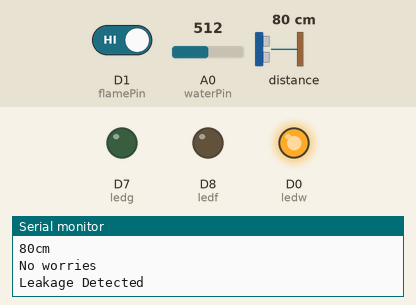
Bench run of a sketch on a simulated ESP8266 (NodeMCU). Parts: output pins drawn as LEDs (lit = HIGH), the last lines printed to the serial monitor. Wiring (inferred from the names in the program): ultrasonic range finder: trigger D4; echo D3. The inputs (shaded band) are chosen by the test bench; at power-on: A0 (waterPin) = 512, distance to the obstacle 80 cm, D1 (flamePin) HIGH. The echo pulse lasts 58.3 µs per cm; WiFi joins after 1.5 s; servers stay silent unless stated; pins used as bus, display or sensor lines are not drawn.

Above: at 7.9 s.
8.0 s: A0 (waterPin) set to 12
15.9 s: A0 (waterPin) set to 9
At 22.5 s:
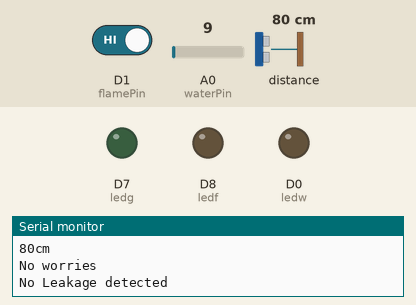
23.8 s: distance to the obstacle set to 12 cm
31.7 s: distance to the obstacle set to 9 cm
At 31.89 s:
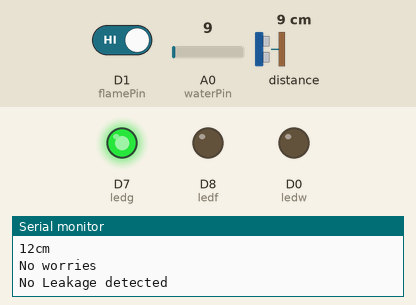
40.8 s: D1 (flamePin) driven LOW
At 45.1 s:
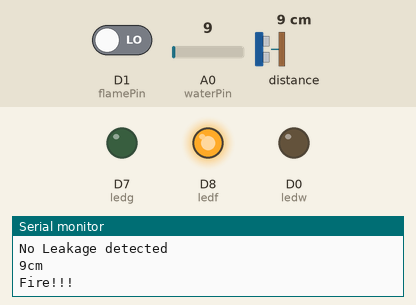
54.2 s: A0 (waterPin) set to 122
At 65.2 s:
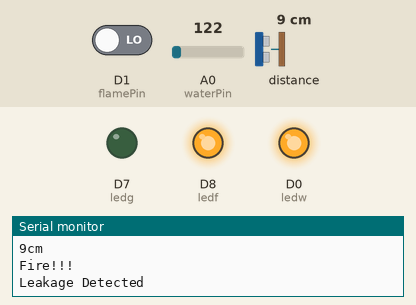
Timing chart, 0 to 90.8 s (numbered marks = the images above; inputs shaded):
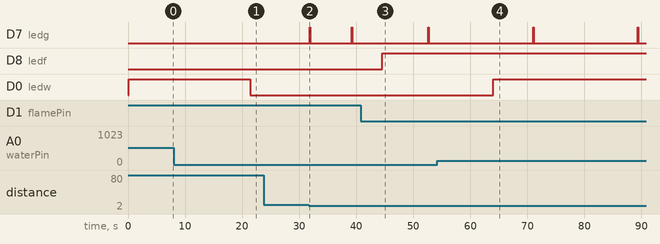

Measured:
- the behaviour switches between 11 and 10 on A0 (waterPin) (found by bisection; images 0 and 1)
- the behaviour switches between 11 and 10 cm on distance to the obstacle (found by bisection; images 1 and 2)
- after the input at 15.9 s, D0 (ledw): HIGH → LOW after 5.5 s
- after the input at 31.7 s, D7 (ledg): alternates HIGH for 0.10 s and LOW for 7.3 s, starting after 0.15 s
- after the input at 40.8 s, D8 (ledf): LOW → HIGH after 3.8 s
- after the input at 54.2 s, D7 (ledg): alternates HIGH for 0.10 s and LOW for 18.3 s, starting after 16.8 s; D0 (ledw): LOW → HIGH after 9.8 s

The sketch:

GSFMS.ino
```cpp
#include <SPI.h>
#include <ESP8266WiFi.h>
#include<WiFiClient.h>
#include<ThingSpeak.h>
const char* ssid = "AndroidAP53C1";
const char* password = "bmav@123";
#include <ThingerESP8266.h>
ThingerESP8266 thing("prabhleen14", "NM2", "123456789");

//Dustbin reading via ultrasonic sensor
#define pingTrigPin D4
#define pingEchoPin D3
#define ledg D7
//Fire reading via flame sensor
  #define ledf D8
  #define flamePin D1
int Flame = HIGH;


// Sewage leakage reading via water level Sensor
#define waterPin A0
#define ledw D0
// Value for storing water level
int water = 0;

WiFiClient client;
unsigned long myChannelNumber = 1348627;
const char* myWriteAPIKey = "HLHLBOAOLE22PVO4";

  void setup() {
  Serial.begin(115200);
  delay(10);
  WiFi.begin(ssid, password);
  ThingSpeak.begin(client);
  pinMode(ledg, OUTPUT);  //declare led as output
   thing.add_wifi("AndroidAP53C1", "bmav@123");
 //     thing.add_wifi("AndroidAP53C1", "bmav@123");
  Serial.println("entering the gates");

 pinMode(ledf, OUTPUT);
  pinMode(flamePin, INPUT);


 // pinMode(sensorPower, OUTPUT);
 pinMode(ledw,OUTPUT);
 pinMode(waterPin, INPUT);
  }
  void loop()
  {
  long duration, cm;
  pinMode(pingTrigPin, OUTPUT);
  digitalWrite(pingTrigPin, LOW);
  delayMicroseconds(2);
  digitalWrite(pingTrigPin, HIGH);
  delayMicroseconds(5);
  digitalWrite(pingTrigPin, LOW);
  pinMode(pingEchoPin, INPUT);
  duration = pulseIn(pingEchoPin, HIGH);
  cm = microsecondsToCentimeters(duration);
  if(cm<=10 && cm>0)
  {
  int d= map(cm, 1, 100, 20, 2000);
  digitalWrite(ledg, HIGH);
  delay(100);
  digitalWrite(ledg, LOW);
  delay(d);
  thing.handle();
        thing.call_endpoint("email_gmail");
       delay(5000);
  }
  Serial.print(cm);
  Serial.print("cm");
  Serial.println();
  delay(100);

  Flame = digitalRead(flamePin);
  if (Flame== LOW)
  {
    Serial.println("Fire!!!");
    digitalWrite(ledf, HIGH);
    delay( 1000);
    thing.handle();
        thing.call_endpoint("email_fire");
       delay(5000);
  }
  else
  {
    Serial.println("No worries");
    digitalWrite(ledf, LOW);
  }


water = analogRead(waterPin);
  if (water>10)
  {
    Serial.println("Leakage Detected ");
    digitalWrite(ledw,HIGH);
    delay( 1000);
    thing.handle();
        thing.call_endpoint("email_water");
       delay(5000);
  }
  else
  {
    Serial.println("No Leakage detected ");
    digitalWrite(ledw, LOW);
    delay( 1000);
  }

    ThingSpeak.writeField(myChannelNumber, 1, cm , myWriteAPIKey);
    ThingSpeak.writeField(myChannelNumber, 2, Flame , myWriteAPIKey);
   ThingSpeak.writeField(myChannelNumber, 3, water, myWriteAPIKey);


   delay(100);
  }
 long microsecondsToCentimeters(long microseconds)
  {
 return microseconds / 29 / 2;
 }
```
